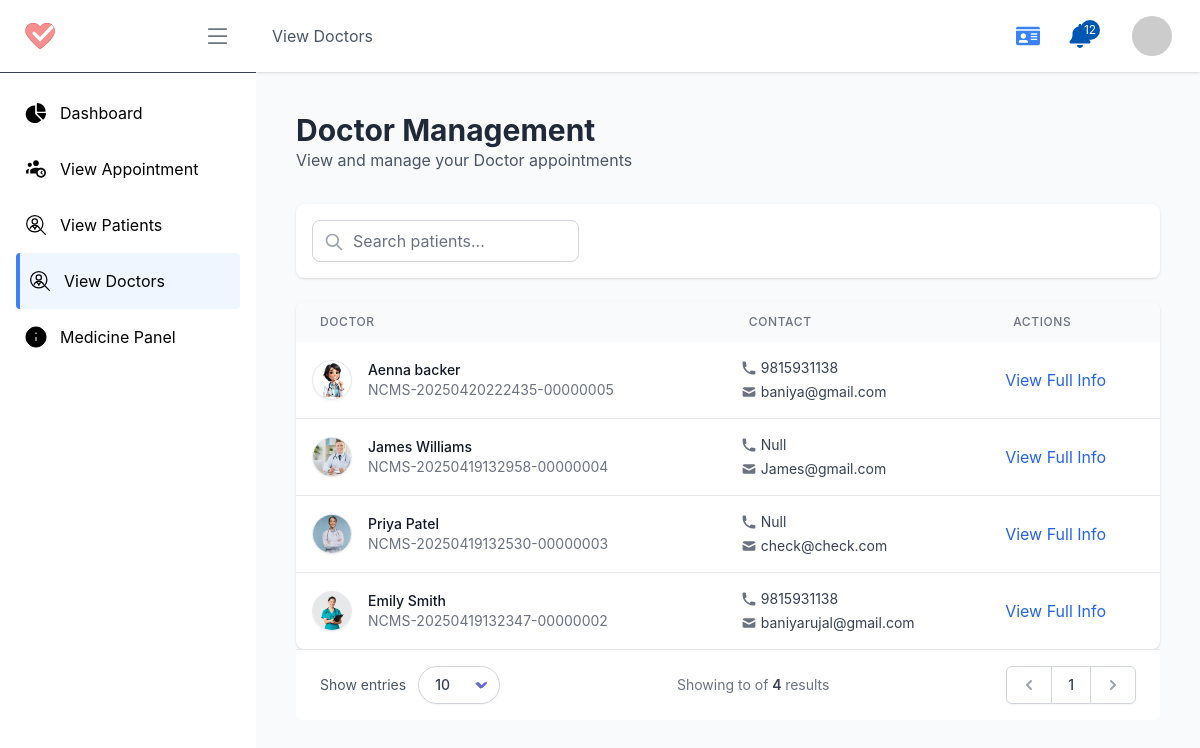
The app's page /m/view-doctors/ with its own data.
### account/models.py (models this page shows, shortened)
class Profile(models.Model):
    user = models.OneToOneField(User, on_delete=models.CASCADE, related_name="profile")
    role = models.CharField(max_length=10, choices=USER_ROLES, default='patient')
    profile_pic = models.ImageField(upload_to='profile_pictures/', default='profile_pictures/default.jpg')
    phone_regex = RegexValidator(regex=r'^\+?1?\d{9,15}$', message="Phone number must be entered in the format: '+999999999'. Up to 15 digits allowed.")
    ph_number = models.CharField(validators=[phone_regex], max_length=16, blank=True) # validators should be a list
    address = models.CharField(max_length=255, blank=True)
    date_of_birth = models.DateField(null=True, blank=True)
    gender = models.CharField(max_length=10, choices=[('male', 'Male'), ('female', 'Female'), ('other', 'Other')], blank=True)
    email_notification = models.BooleanField(default=True)
    sms_notification = models.BooleanField(default=True)
    reminders = models.BooleanField(default=True)
    created_at = models.DateTimeField(auto_now_add=True)
    updated_at = models.DateTimeField(auto_now=True)
    is_active = models.BooleanField(default=True)
    is_verified = models.BooleanField(default=False)

### management/views.py (the view)
# urls.py: path('view-doctors/', ViewDoctors, name='ViewDoctors'),
def ViewDoctors(request):
    patients = Profile.objects.filter(role='doctor').order_by('-created_at')
    per_page = int(request.GET.get('per_page', 10))
    paginator = Paginator(patients, per_page)
    page_num = request.GET.get('page')
    try:
        page_obj = paginator.page(page_num)
    except PageNotAnInteger:
        page_obj = paginator.page(1)
    except EmptyPage:
        page_obj = paginator.page(paginator.num_pages)
    per_page_options = [10, 25, 50, 100]
    context = {
        'patients': page_obj,
        'paginator': paginator,
        'per_page': per_page,
        'per_page_options': per_page_options,
    }
    return render(request, 'pages/management/view_doctors.html', context)

### templates/pages/management/view_doctors.html (shortened to what this page needs)
{% extends "pages/management/M_base.html" %}
{% load static %}
{% block pageof %} View Doctors{% endblock pageof %}
{% block linkPageof %} /m/view-doctors/ {% endblock linkPageof %}
{% block content %}
<div class="flex h-screen overflow-hidden">
    <div class="flex-1 overflow-y-auto">
        <div class="p-6 lg:p-10 w-full">
            <div class="mb-8">
                <h2 class="text-3xl font-bold text-gray-800">Doctor Management</h2>
                <p class="text-gray-600">View and manage your Doctor appointments</p>
            </div>
            <div class="bg-white rounded-lg shadow p-4 mb-6">
                <div class="grid grid-cols-1 md:grid-cols-3 gap-4">
                    <div class="relative">
                        <input type="text" id="searchInput" placeholder="Search patients..."
                            class="w-full px-4 py-2 border border-gray-300 rounded-lg focus:ring-2 focus:ring-blue-600 focus:border-transparent pl-10">
                        <svg xmlns="http://www.w3.org/2000/svg" class="h-5 w-5 text-gray-400 absolute left-3 top-3"
                            fill="none" viewBox="0 0 24 24" stroke="currentColor">
                            <path stroke-linecap="round" stroke-linejoin="round" stroke-width="2"
                                d="M21 21l-6-6m2-5a7 7 0 11-14 0 7 7 0 0114 0z" />
                        </svg>
                    </div>
                </div>
            </div>
            <div class="bg-white rounded-lg shadow overflow-hidden">
                <div class="overflow-x-auto">
                    <table class="w-full">
                        <thead class="bg-gray-50">
                            <tr>
                                <th
                                    class="px-6 py-3 text-left text-xs font-medium text-gray-500 uppercase tracking-wider">
                                    Doctor</th>
                                <th
                                    class="px-6 py-3 text-left text-xs font-medium text-gray-500 uppercase tracking-wider">
                                   Contact</th>
                                <th
                                    class="px-6 py-3 text-left text-xs font-medium text-gray-500 uppercase tracking-wider">
                                    Actions</th>
                            </tr>
                        </thead>
                        <tbody id="patientTableBody" class="divide-y divide-gray-200">
                            {% for each_P in patients %}
                                <tr class="hover:bg-gray-50 transition-all duration-200"  id="{{ apot.uuid }}">
                                    <td class="table-cell px-4 py-4 whitespace-nowrap doctor-details"
                                        title="View Profile" data-patient="{{ each_P.user.first_name }}" >
                                        <a href="{% url 'ViewPatientsRecords' each_P.user.username %}" target="_blank_" class="bg-indigo-600 hover:bg-indigo-800">
                                            <div class="flex items-center">
                                                <div class="flex-shrink-0 h-10 w-10">
                                                    <img class="h-10 w-10 rounded-full object-cover shadow-sm border border-gray-200 transition-transform duration-200 hover:scale-110"
                                                        src="{{ each_P.profile_pic.url }}"
                                                        alt="{{ each_P.user.first_name}}">
                                                </div>
                                                <div class="ml-4">
                                                    <p class="text-sm font-medium text-gray-900" data-doctor="{{ each_P.user.first_name }}"  >{{ each_P.user.first_name }}
                                                    </p>
                                                    <div class="text-sm text-gray-500" data-specialization='{{ each_P.user.username }}' >{{ each_P.user.username }}</div>
                                                </div>
                                            </div>
                                        </a>
                                    </td>
                                    <td class="table-cell px-4 py-4 whitespace-nowrap">
                                        <div class="flex flex-col">
                                            <div class="flex items-center mb-1">
                                                <span class="text-sm text-gray-700">{{ each_P.ph_number|default:"Null" }}</span>
                                            </div>
                                            <div class="flex items-center">
                                                <svg xmlns="http://www.w3.org/2000/svg" class="h-4 w-4 text-gray-500 mr-1" viewBox="0 0 20 20" fill="currentColor">
                                                    <path d="M2.003 5.884L10 9.882l7.997-3.998A2 2 0 0016 4H4a2 2 0 00-1.997 1.884z" />
                                                    <path d="M18 8.118l-8 4-8-4V14a2 2 0 002 2h12a2 2 0 002-2V8.118z" />
                                                </svg>
                                                <span class="text-sm text-gray-700">{{ each_P.user.email|default:'Null' }}</span>
                                            </div>
                                        </div>
                                    </td>
                                    <td class="px-4 py-4 whitespace-nowrap">
                                        <div class="flex space-x-2">
                                            <a href="{% url 'ViewPatientsRecords' each_P.user.username %}" target="_blank"
                                                class="text-blue-600 hover:text-blue-800 transition-colors">
                                                View Full Info
                                            </a>
                                        </div>
                                    </td>
                                </tr>
                            {% empty %}
                                <tr class="col-span-full text-gray-500">
                                    <td>
                                        No Patients Found
                                    </td>
                                </tr>
                            {% endfor %}
                        </tbody>
                    </table>
                </div>
            </div>
            <div class="bg-white border-t border-gray-200 rounded-b-lg">
                <div class="flex flex-col lg:flex-row items-center justify-between py-4 px-4 md:px-6 space-y-4 lg:space-y-0">
                <form method="get" class="flex items-center space-x-3 w-full lg:w-auto" id="perPageForm">
                    <span class="text-gray-600 text-sm whitespace-nowrap">Show entries</span>
                    <div class="relative">
                    <select name="per_page" onchange="document.getElementById('perPageForm').submit()"
                            class="appearance-none pl-4 pr-10 py-2 border border-gray-300 bg-white rounded-full text-sm font-medium text-gray-700 shadow-sm hover:border-indigo-300 focus:outline-none focus:ring-2 focus:ring-indigo-500 focus:border-indigo-500 transition-all duration-200 cursor-pointer">
                        {% for n in per_page_options %}
                        <option value="{{ n }}" {% if per_page == n %}selected{% endif %}>{{ n }}</option>
                        {% endfor %}
                    </select>
                    <div class="pointer-events-none absolute inset-y-0 right-0 flex items-center px-2 text-indigo-500">
                    </div>
                    </div>
                </form>
                <div class="hidden sm:block text-center lg:text-left text-sm text-gray-500">
                    Showing
                    to
                    of
                    <span class="font-semibold text-gray-700">
                    {{ paginator.count }}
                    </span>
                    results
                </div>
                <div class="w-full lg:w-auto flex justify-center lg:justify-end">
                    <nav class="relative z-0 inline-flex shadow-sm -space-x-px rounded-md" aria-label="Pagination">
                    {% if appointments.has_previous %}
                        <a href="?page={{ appointments.previous_page_number }}&per_page={{ per_page }}"
                        class="relative inline-flex items-center px-3 py-2 rounded-l-md border border-gray-300 bg-white text-sm font-medium text-gray-700 hover:bg-gray-50 transition duration-150">
                        <span class="sr-only">Previous</span>
                        <svg class="h-5 w-5" fill="currentColor" viewBox="0 0 20 20">
                            <path fill-rule="evenodd"
                                d="M12.707 5.293a1 1 0 010 1.414L9.414 10l3.293 3.293a1 1 0
                                    01-1.414 1.414l-4-4a1 1 0
                                    010-1.414l4-4a1 1 0 011.414 0z"
                                clip-rule="evenodd"/>
                        </svg>
                        </a>
                    {% else %}
                        <span class="relative inline-flex items-center px-3 py-2 rounded-l-md border border-gray-300 bg-white text-sm font-medium text-gray-400 cursor-not-allowed disabled:opacity-50">
                        <svg class="h-5 w-5" fill="currentColor" viewBox="0 0 20 20">
                            <path fill-rule="evenodd"
                                d="M12.707 5.293a1 1 0 010 1.414L9.414 10l3.293 3.293a1 1 0
                                    01-1.414 1.414l-4-4a1 1 0
                                    010-1.414l4-4a1 1 0 011.414 0z"
                                clip-rule="evenodd"/>
                        </svg>
                        </span>
                    {% endif %}
                    {% for num in paginator.page_range %}
                        {% if num >= appointments.number|add:-2 and num <= appointments.number|add:2 %}
                        {% if num == appointments.number %}
                            <span aria-current="page"
                                class="relative inline-flex items-center px-4 py-2 border border-indigo-500 bg-indigo-50 text-sm font-medium text-indigo-600">
                            {{ num }}
                            </span>
                        {% else %}
                            <a href="?page={{ num }}&per_page={{ per_page }}"
                            class="relative inline-flex items-center px-4 py-2 border border-gray-300 bg-white text-sm font-medium text-gray-700 hover:bg-gray-50 transition duration-150">
                            {{ num }}
                            </a>
                        {% endif %}
                        {% elif num == 1 or num == paginator.num_pages %}
                        <a href="?page={{ num }}&per_page={{ per_page }}"
                            class="relative inline-flex hidden md:inline-flex items-center px-4 py-2 border border-gray-300 bg-white text-sm font-medium text-gray-700 hover:bg-gray-50 transition duration-150">
                            {{ num }}
                        </a>
                        {% elif num == appointments.number|add:-3 or num == appointments.number|add:3 %}
                        <span class="relative inline-flex hidden md:inline-flex items-center px-4 py-2 border border-gray-300 bg-white text-sm font-medium text-gray-700">
                            …
                        </span>
                        {% endif %}
                    {% endfor %}
                    {% if appointments.has_next %}
                        <a href="?page={{ appointments.next_page_number }}&per_page={{ per_page }}"
                        class="relative inline-flex items-center px-3 py-2 rounded-r-md border border-gray-300 bg-white text-sm font-medium text-gray-700 hover:bg-indigo-50 hover:text-indigo-600 transition duration-150">
                        <span class="sr-only">Next</span>
                        <svg class="h-5 w-5" fill="currentColor" viewBox="0 0 20 20">
                            <path fill-rule="evenodd"
                                d="M7.293 14.707a1 1 0
                                    010-1.414L10.586 10 7.293 6.707a1 1 0
                                    011.414-1.414l4 4a1 1 0 010 1.414l-4 4a1 1 0
                                    01-1.414 0z"
                                clip-rule="evenodd"/>
                        </svg>
                        </a>
                    {% else %}
                        <span class="relative inline-flex items-center px-3 py-2 rounded-r-md border border-gray-300 bg-white text-sm font-medium text-gray-400 cursor-not-allowed disabled:opacity-50">
                        <svg class="h-5 w-5" fill="currentColor" viewBox="0 0 20 20">
                            <path fill-rule="evenodd"
                                d="M7.293 14.707a1 1 0
                                    010-1.414L10.586 10 7.293 6.707a1 1 0
                                    011.414-1.414l4 4a1 1 0 010 1.414l-4 4a1 1 0
                                    01-1.414 0z"
                                clip-rule="evenodd"/>
                        </svg>
                        </span>
                    {% endif %}
                    </nav>
                </div>
                </div>
            </div>
        </div>
    </div>
</div>
{% endblock content %}

### records on screen
Profile: profile_pic (picture), user.first_name "Aenna backer", user.username "NCMS-20250420222435-00000005", ph_number "9815931138", user.email "baniya@gmail.com"
Profile: profile_pic (picture), user.first_name "James Williams", user.username "NCMS-20250419132958-00000004", ph_number "Null", user.email "James@gmail.com"
Profile: profile_pic (picture), user.first_name "Priya Patel", user.username "NCMS-20250419132530-00000003", ph_number "Null", user.email "check@check.com"
Profile: profile_pic (picture), user.first_name "Emily Smith", user.username "NCMS-20250419132347-00000002", ph_number "9815931138", user.email "baniyarujal@gmail.com"

### other values on screen
{{ paginator.count }} "4"
{{ num }} "1"
form field per_page "10"
